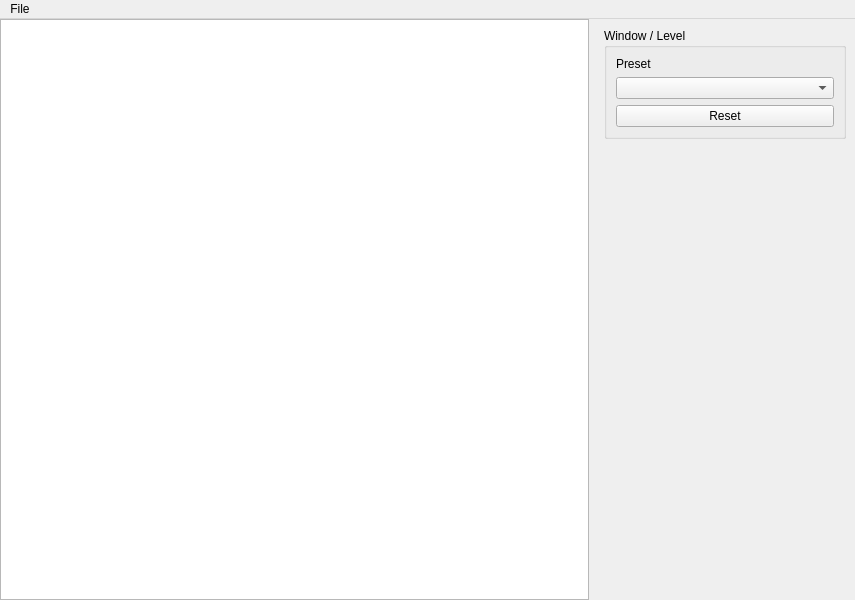
<?xml version="1.0" encoding="UTF-8"?>
<ui version="4.0">
 <class>MainWindow</class>
 <widget class="QMainWindow" name="MainWindow">
  <property name="geometry">
   <rect>
    <x>0</x>
    <y>0</y>
    <width>855</width>
    <height>600</height>
   </rect>
  </property>
  <property name="windowTitle">
   <string>DICOM Viewer</string>
  </property>
  <widget class="QWidget" name="centralwidget">
   <layout class="QHBoxLayout" name="horizontalLayout">
    <property name="leftMargin">
     <number>0</number>
    </property>
    <property name="topMargin">
     <number>0</number>
    </property>
    <property name="rightMargin">
     <number>0</number>
    </property>
    <property name="bottomMargin">
     <number>0</number>
    </property>
    <item>
     <widget class="QGraphicsView" name="graphicsView"/>
    </item>
    <item>
     <widget class="QWidget" name="sidePanel" native="true">
      <property name="minimumSize">
       <size>
        <width>260</width>
        <height>0</height>
       </size>
      </property>
      <property name="maximumSize">
       <size>
        <width>260</width>
        <height>16777215</height>
       </size>
      </property>
      <layout class="QVBoxLayout" name="verticalLayout_2">
       <item>
        <widget class="QGroupBox" name="groupBox">
         <property name="minimumSize">
          <size>
           <width>0</width>
           <height>0</height>
          </size>
         </property>
         <property name="title">
          <string>Window / Level</string>
         </property>
         <layout class="QVBoxLayout" name="verticalLayout">
          <item>
           <widget class="QLabel" name="presetLabel">
            <property name="text">
             <string>Preset</string>
            </property>
           </widget>
          </item>
          <item>
           <widget class="QComboBox" name="windowPresetcomboBox"/>
          </item>
          <item>
           <widget class="QPushButton" name="resetButton">
            <property name="text">
             <string>Reset</string>
            </property>
           </widget>
          </item>
         </layout>
        </widget>
       </item>
       <item>
        <spacer name="verticalSpacer">
         <property name="orientation">
          <enum>Qt::Orientation::Vertical</enum>
         </property>
         <property name="sizeHint" stdset="0">
          <size>
           <width>20</width>
           <height>428</height>
          </size>
         </property>
        </spacer>
       </item>
      </layout>
     </widget>
    </item>
   </layout>
  </widget>
  <widget class="QMenuBar" name="menubar">
   <property name="geometry">
    <rect>
     <x>0</x>
     <y>0</y>
     <width>855</width>
     <height>22</height>
    </rect>
   </property>
   <property name="defaultUp">
    <bool>true</bool>
   </property>
   <property name="nativeMenuBar">
    <bool>true</bool>
   </property>
   <widget class="QMenu" name="menuFile">
    <property name="title">
     <string>File</string>
    </property>
    <addaction name="actionSelect_image"/>
   </widget>
   <addaction name="menuFile"/>
  </widget>
  <action name="actionSelect_image">
   <property name="text">
    <string>Select image</string>
   </property>
  </action>
 </widget>
 <resources/>
 <connections/>
</ui>
